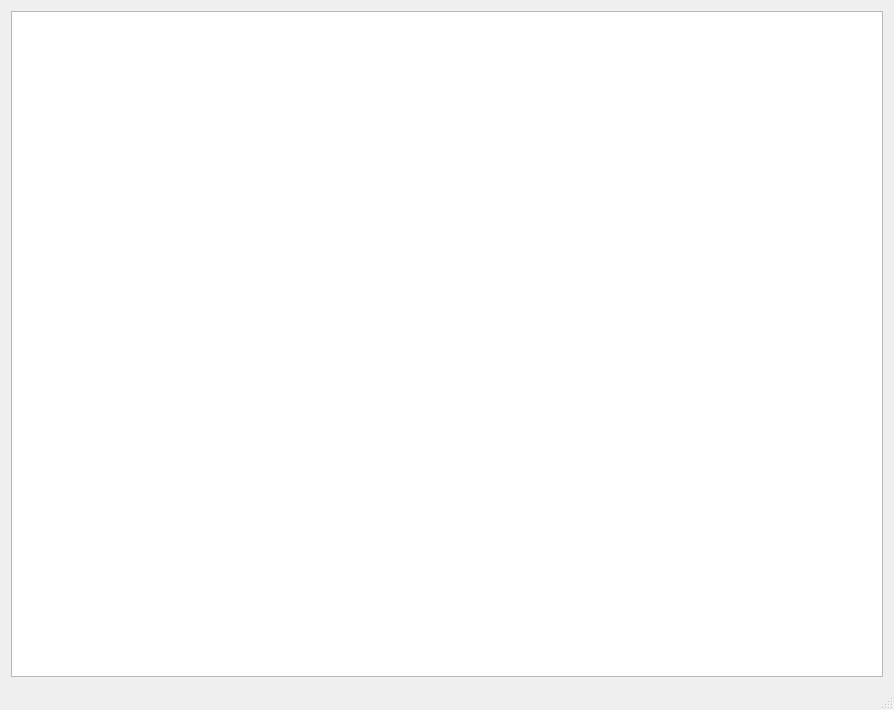
<?xml version="1.0" encoding="UTF-8"?>
<ui version="4.0">
 <class>MainWindow</class>
 <widget class="QMainWindow" name="MainWindow">
  <property name="geometry">
   <rect>
    <x>0</x>
    <y>0</y>
    <width>894</width>
    <height>710</height>
   </rect>
  </property>
  <property name="windowTitle">
   <string>MainWindow</string>
  </property>
  <widget class="QWidget" name="centralWidget">
   <property name="layoutDirection">
    <enum>Qt::LeftToRight</enum>
   </property>
   <layout class="QHBoxLayout" name="horizontalLayout">
    <item>
     <widget class="QGraphicsView" name="graphicsView"/>
    </item>
   </layout>
  </widget>
  <widget class="QMenuBar" name="menuBar">
   <property name="geometry">
    <rect>
     <x>0</x>
     <y>0</y>
     <width>894</width>
     <height>19</height>
    </rect>
   </property>
   <property name="nativeMenuBar">
    <bool>false</bool>
   </property>
  </widget>
  <widget class="QStatusBar" name="statusBar"/>
 </widget>
 <layoutdefault spacing="6" margin="11"/>
 <resources/>
 <connections/>
</ui>
